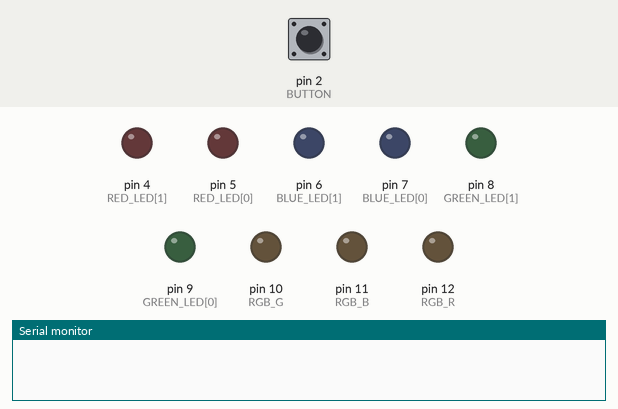
Bench run of a sketch on a simulated Arduino Uno, built with avr-gcc and run on an emulated ATmega328P. Parts: output pins drawn as LEDs (lit = HIGH), the last lines printed to the serial monitor. The test bench sets the inputs (shaded band); at power-on: pin 2 (BUTTON) HIGH.

Above: at 1.2 s.
1.3 s: pin 2 (BUTTON) pulled LOW for 0.15 s
At 1.8 s:
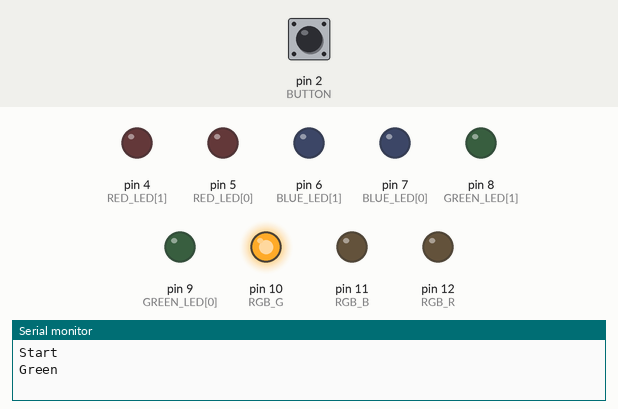
At 7.8 s:
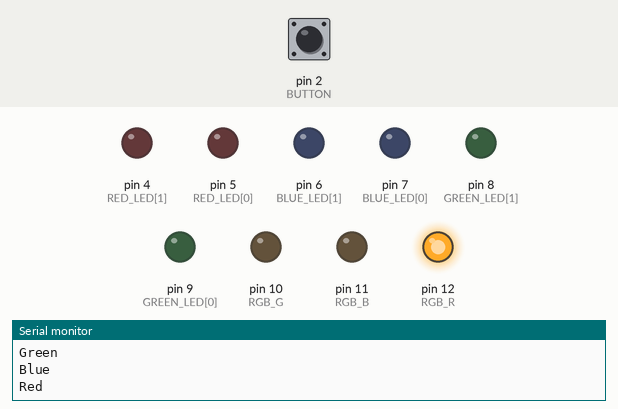
10.4 s: pin 2 (BUTTON) pulled LOW for 1 s
At 13.8 s:
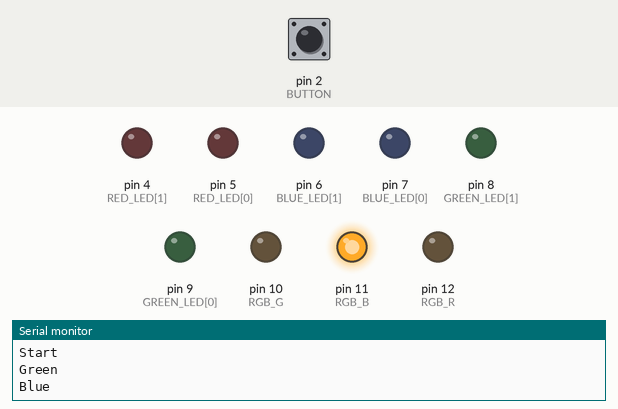
Timing chart, 0 to 20.4 s (numbered marks = the images above; inputs shaded):
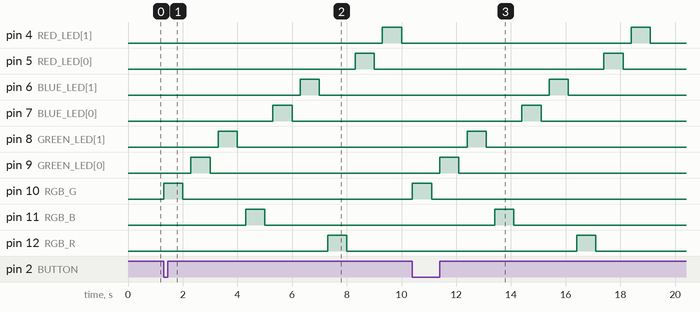

Measured:
- after the input at 1.3 s, pin 4 (RED_LED[1]): LOW → HIGH after 8.0 s, → LOW 0.70 s later; pin 5 (RED_LED[0]): LOW → HIGH after 7.0 s, → LOW 0.70 s later; pin 6 (BLUE_LED[1]): LOW → HIGH after 5.0 s, → LOW 0.70 s later; pin 7 (BLUE_LED[0]): LOW → HIGH after 4.0 s, → LOW 0.70 s later; pin 8 (GREEN_LED[1]): LOW → HIGH after 2.0 s, → LOW 0.70 s later
- after the input at 10.4 s, pin 4 (RED_LED[1]): LOW → HIGH after 8.0 s, → LOW 0.70 s later; pin 5 (RED_LED[0]): LOW → HIGH after 7.0 s, → LOW 0.70 s later; pin 6 (BLUE_LED[1]): LOW → HIGH after 5.0 s, → LOW 0.70 s later; pin 7 (BLUE_LED[0]): LOW → HIGH after 4.0 s, → LOW 0.70 s later; pin 8 (GREEN_LED[1]): LOW → HIGH after 2.0 s, → LOW 0.70 s later

The sketch:

sketch.ino
```cpp
// ЛР №4. RGB-світлодіод і шість світлодіодів за кнопкою
const int RGB_R = 12;
const int RGB_B = 11;
const int RGB_G = 10;
const int GREEN_LED[2] = {9, 8};
const int BLUE_LED[2]  = {7, 6};
const int RED_LED[2]   = {5, 4};
const int BUTTON = 2;   // натиснуто = LOW

// RGB вмикається одним кольором, потім гасне,
// далі по черзі спалахують два світлодіоди цього кольору
void stage(int rgbPin, const int leds[2], const char *name) {
  Serial.println(name);
  digitalWrite(rgbPin, HIGH);
  delay(700);
  digitalWrite(rgbPin, LOW);
  delay(300);
  for (int i = 0; i < 2; i++) {
    digitalWrite(leds[i], HIGH);
    delay(700);
    digitalWrite(leds[i], LOW);
    delay(300);
  }
}

void setup() {
  pinMode(RGB_R, OUTPUT);
  pinMode(RGB_G, OUTPUT);
  pinMode(RGB_B, OUTPUT);
  for (int i = 0; i < 2; i++) {
    pinMode(GREEN_LED[i], OUTPUT);
    pinMode(BLUE_LED[i], OUTPUT);
    pinMode(RED_LED[i], OUTPUT);
  }
  pinMode(BUTTON, INPUT_PULLUP);
  Serial.begin(9600);
}

void loop() {
  if (digitalRead(BUTTON) == LOW) {
    Serial.println("Start");
    stage(RGB_G, GREEN_LED, "Green");
    stage(RGB_B, BLUE_LED, "Blue");
    stage(RGB_R, RED_LED, "Red");
    Serial.println("Done");
    // чекаємо, поки кнопку відпустять
    while (digitalRead(BUTTON) == LOW) {}
  }
}
```
